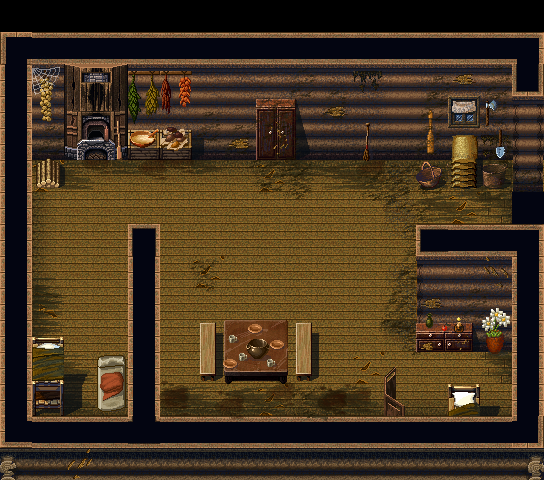

A 2D game scene composited from a Tiled map and its tileset images. What follows is a short description and the map's XML, with each tile layer's data collapsed to a summary:
An orthogonal 17x15 tile map with 32x32 px tiles, 2 tile layers (bottom, top), 1 hidden layer not drawn, 4 tilesets and 1 object.

<map version="1.0" orientation="orthogonal" renderorder="right-down" width="17" height="15" tilewidth="32" tileheight="32" nextobjectid="82">
 <tileset firstgid="1" name="base" tilewidth="32" tileheight="32">
  <image source="base.png" width="544" height="480" />
 </tileset>
 <tileset firstgid="256" name="top" tilewidth="32" tileheight="32">
  <image source="top.png" width="544" height="480" />
 </tileset>
 <tileset firstgid="511" name="collisiontile" tilewidth="32" tileheight="32">
  <image source="collisiontile.png" width="32" height="32" />
  <tile id="0">
   <objectgroup draworder="index">
    <object id="0" x="0" y="0" width="31.9375" height="32" />
   </objectgroup>
  </tile>
 </tileset>
 <tileset firstgid="512" name="Last interior" tilewidth="32" tileheight="32">
  <image source="Last interior.png" width="1184" height="736" />
 </tileset>
 <layer name="bottom" width="17" height="15">
  <data>[255 cells, 238 non-empty, 238 distinct tile ids]</data>
 </layer>
 <layer name="top" width="17" height="15">
  <data>[255 cells, 156 non-empty, 156 distinct tile ids]</data>
 </layer>
 <layer name="collisions" width="17" height="15" visible="0" opacity="0.35">
  <data>[255 cells, 152 non-empty, 1 distinct tile ids]</data>
 </layer>
</map>
